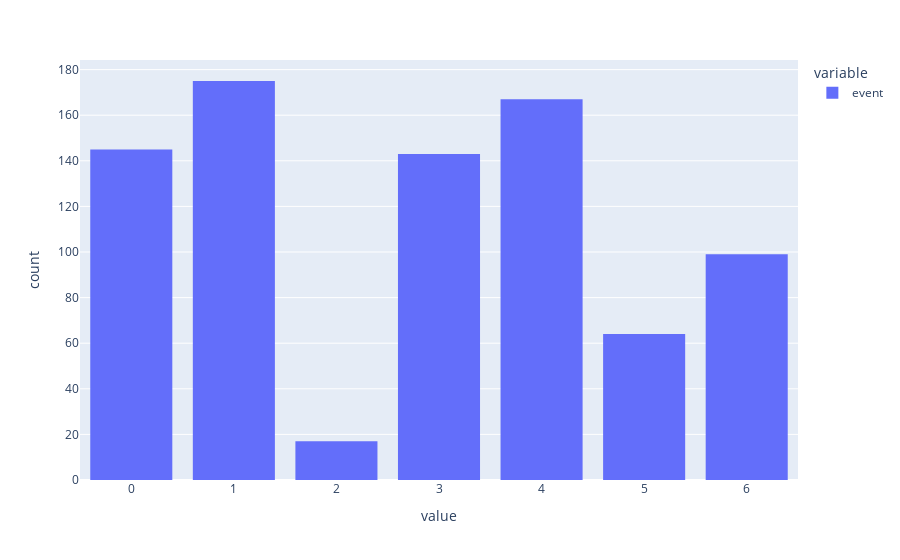

The notebook cell saved with this chart:
### Code cell
px.histogram(y_pred_dec.event.sort_values())

### Figure 1 — Plotly figure (JSON) as saved in the notebook; plotly's stock layout.template omitted (floating-point values rounded to 4 significant figures; data arrays with more than 128 entries replaced by an {"elided": "..."} marker saying what was removed)
{"data": [{"alignmentgroup": "True", "bingroup": "x", "hovertemplate": "variable=event<br>value=%{x}<br>count=%{y}<extra></extra>", "legendgroup": "event", "marker": {"color": "#636efa", "pattern": {"shape": ""}}, "name": "event", "offsetgroup": "event", "orientation": "v", "showlegend": true, "type": "histogram", "x": {"elided": "810 str values"}, "xaxis": "x", "yaxis": "y"}], "layout": {"barmode": "relative", "legend": {"title": {"text": "variable"}, "tracegroupgap": 0}, "margin": {"t": 60}, "xaxis": {"anchor": "y", "domain": [0, 1], "title": {"text": "value"}}, "yaxis": {"anchor": "x", "domain": [0, 1], "title": {"text": "count"}}}}
